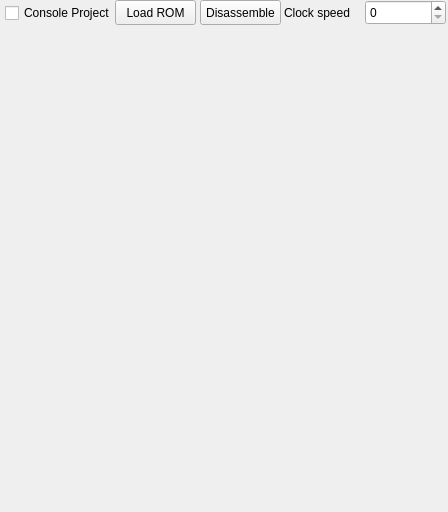
<?xml version="1.0" encoding="UTF-8"?>
<ui version="4.0">
 <class>i8080GUI</class>
 <widget class="QWidget" name="i8080GUI">
  <property name="geometry">
   <rect>
    <x>0</x>
    <y>0</y>
    <width>448</width>
    <height>512</height>
   </rect>
  </property>
  <property name="font">
   <font>
    <italic>false</italic>
    <bold>false</bold>
    <kerning>true</kerning>
   </font>
  </property>
  <property name="focusPolicy">
   <enum>Qt::StrongFocus</enum>
  </property>
  <property name="windowTitle">
   <string>i8080GUI</string>
  </property>
  <property name="autoFillBackground">
   <bool>false</bool>
  </property>
  <widget class="QPushButton" name="inputButton">
   <property name="geometry">
    <rect>
     <x>115</x>
     <y>0</y>
     <width>81</width>
     <height>25</height>
    </rect>
   </property>
   <property name="cursor">
    <cursorShape>PointingHandCursor</cursorShape>
   </property>
   <property name="focusPolicy">
    <enum>Qt::NoFocus</enum>
   </property>
   <property name="autoFillBackground">
    <bool>false</bool>
   </property>
   <property name="text">
    <string>Load ROM</string>
   </property>
  </widget>
  <widget class="QSpinBox" name="spinBox">
   <property name="geometry">
    <rect>
     <x>365</x>
     <y>0</y>
     <width>81</width>
     <height>25</height>
    </rect>
   </property>
   <property name="focusPolicy">
    <enum>Qt::WheelFocus</enum>
   </property>
   <property name="frame">
    <bool>true</bool>
   </property>
   <property name="maximum">
    <number>8000000</number>
   </property>
  </widget>
  <widget class="QLabel" name="label">
   <property name="geometry">
    <rect>
     <x>284</x>
     <y>2</y>
     <width>81</width>
     <height>21</height>
    </rect>
   </property>
   <property name="text">
    <string>Clock speed</string>
   </property>
  </widget>
  <widget class="QCheckBox" name="checkBox">
   <property name="geometry">
    <rect>
     <x>5</x>
     <y>3</y>
     <width>121</width>
     <height>20</height>
    </rect>
   </property>
   <property name="text">
    <string>Console Project</string>
   </property>
  </widget>
  <widget class="QPushButton" name="disassembleButton">
   <property name="geometry">
    <rect>
     <x>200</x>
     <y>0</y>
     <width>81</width>
     <height>25</height>
    </rect>
   </property>
   <property name="cursor">
    <cursorShape>PointingHandCursor</cursorShape>
   </property>
   <property name="focusPolicy">
    <enum>Qt::NoFocus</enum>
   </property>
   <property name="autoFillBackground">
    <bool>false</bool>
   </property>
   <property name="text">
    <string>Disassemble</string>
   </property>
  </widget>
 </widget>
 <resources/>
 <connections/>
</ui>
